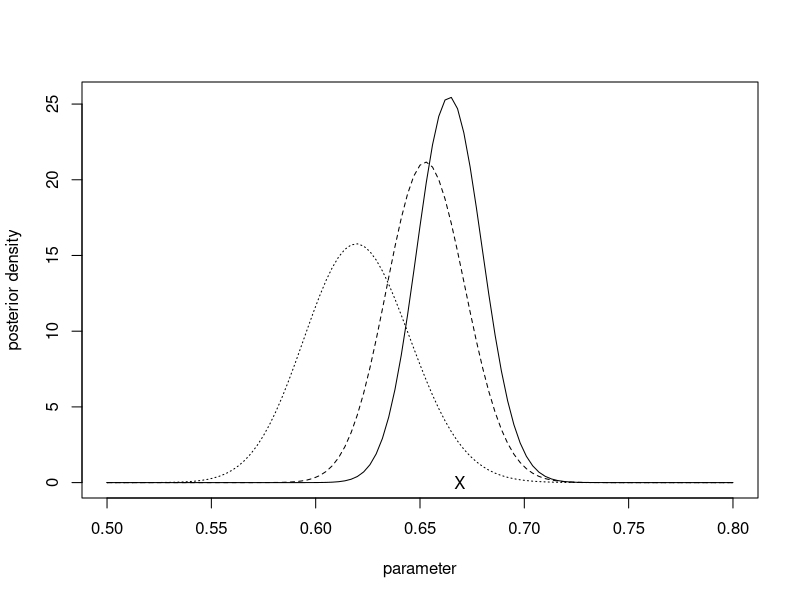
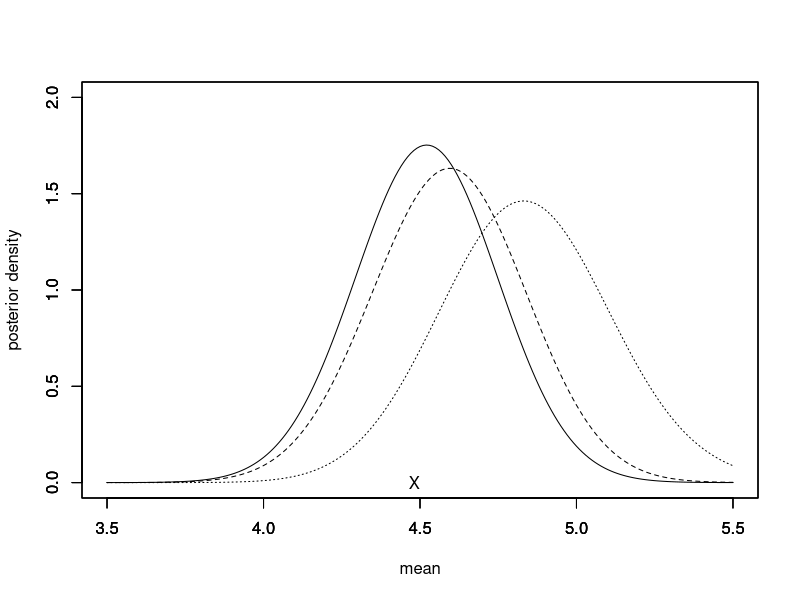
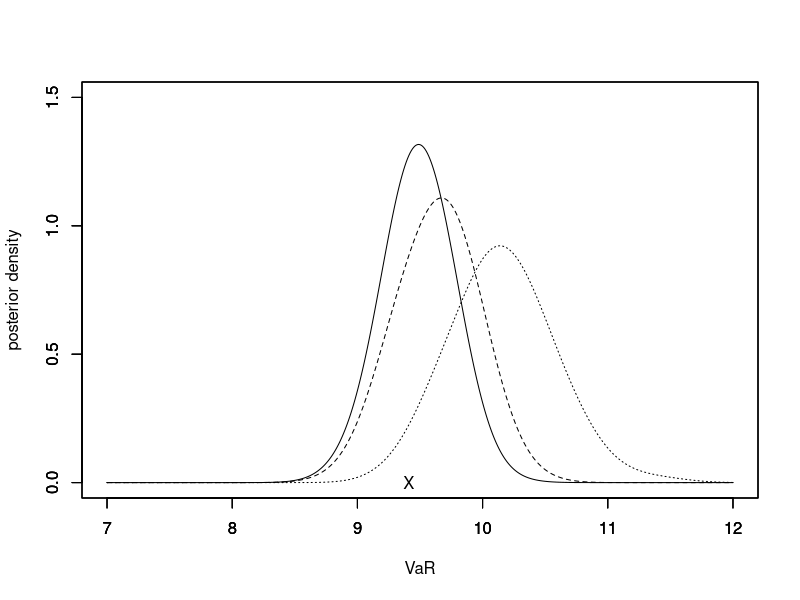
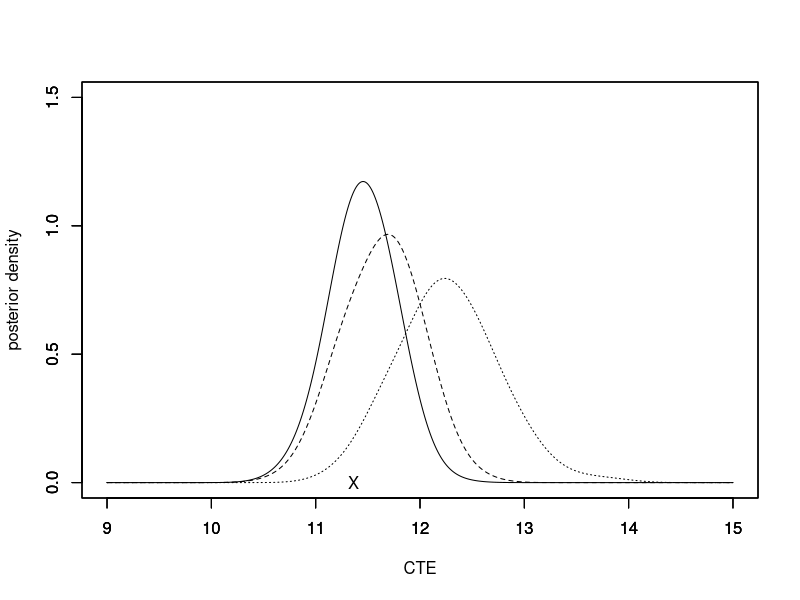

Generate these figures, in order, with R:
##-----------------------------------------------------------------------------------
## TITLE:     Model misspecification, Bayesian versus credibility estimation,
##            and Gibbs posterio
##
## AUTHORS:    L. Hong and R. Martin
##-----------------------------------------------------------------------------------

#Information to generate datasets. 

set.seed(53)
alpha <- 3
lambda <- 0.2
n <- c(600, 400, 200) #sample sizes 
N <- 500 #
h <- 0.2
X <- rlnorm(n[1], meanlog=1, sdlog=1) #log normal distribtion 
shape <- n*alpha+1
rate1 <- lambda+sum(X)
rate2 <- lambda+sum(X[1:400])
rate3 <- lambda+sum(X[1:200])
mean(X)

#---------------------------------------------------
# plots of the posterior for different sample sizes
#---------------------------------------------------

dpost1 <- function(x){dgamma(x, shape=shape[1], rate=rate1)}
curve(dpost1, from=0.5, to=0.8, xlab="parameter", ylab="posterior density", lty=1)
dpost2 <- function(x){dgamma(x, shape=shape[2], rate=rate2)}
curve(dpost2, from=0.5, to=0.8, xlab="", ylab="", lty=2, add=TRUE)
dpost3 <- function(x){dgamma(x, shape=shape[3], rate=rate3)}
curve(dpost3, from=0.5, to=0.8, xlab="", ylab="", lty=3, add=TRUE)
points(0.669 , 0, pch = "X")

#------------------------------------
# Posteriors of the predictive mean
#------------------------------------

Y1 <- rgamma(N, shape=shape[1], rate=rate1)
Y2 <- rgamma(N, shape=shape[2], rate=rate2)
Y3 <- rgamma(N, shape=shape[3], rate=rate3)

mu1 <- alpha/Y1
mu2 <- alpha/Y2
mu3 <- alpha/Y3


f1.hat <- function(x){
  y <- mean(dnorm((x-mu1)/h))/h
  return(y)
}

f2.hat <- function(x){
  y <- mean(dnorm((x-mu2)/h))/h
  return(y)
}

f3.hat <- function(x){
  y <- mean(dnorm((x-mu3)/h))/h
  return(y)
}


x <- seq(3.5, 5.5, 0.01)
y1 <- sapply(x, f1.hat)
y2 <- sapply(x, f2.hat)
y3 <- sapply(x, f3.hat)

plot(x, y1, type="l", xlim=c(3.5, 5.5), ylim=c(0, 2), lty=1, xlab="mean", ylab="posterior density")
par(new=T)
plot(x, y2, type="l", xlim=c(3.5, 5.5), ylim=c(0, 2), lty=2, xlab="", ylab="")
par(new=T)
plot(x, y3, type="l", xlim=c(3.5, 5.5), ylim=c(0, 2), lty=3, xlab="", ylab="")
par(new=T)
points(4.482 , 0, pch = "X")


#------------------
# posterior of VaR
#------------------

VaR.star <- qlnorm(0.95, meanlog=1, sdlog=1)
d <- function(x){exp(-(log(x)-1)^2/2)/(sqrt(2*pi))}
CTE.star <- integrate(d, lower=VaR.star, upper=Inf)$value/0.05

g <- function(x){
  y <- qgamma(0.95, shape=3, rate=x)
  return(y)
}
VaR1 <- sapply(Y1, g)
VaR2 <- sapply(Y2, g)
VaR3 <- sapply(Y3, g)


g1.hat <- function(x){ 
  y <- mean(dnorm((x-VaR1)/h))/h
  return(y)
}

g2.hat <- function(x){ 
  y <- mean(dnorm((x-VaR2)/h))/h
  return(y)
}

g3.hat <- function(x){ 
  y <- mean(dnorm((x-VaR3)/h))/h
  return(y)
}


x <- seq(7, 12, 0.01)
y1 <- sapply(x, g1.hat)
y2 <- sapply(x, g2.hat)
y3 <- sapply(x, g3.hat)

plot(x, y1, type="l", xlim=c(7, 12),  ylim=c(0, 1.5), lty=1, xlab="VaR", ylab="posterior density")
par(new=T)
plot(x, y2, type="l", xlim=c(7, 12), ylim=c(0, 1.5), lty=2, xlab="", ylab="")
par(new=T)
plot(x, y3, type="l", xlim=c(7, 12), ylim=c(0, 1.5), lty=3, xlab="", ylab="")
par(new=T)
points(9.411, 0, pch = "X")

#-----------------------------------
# posterior of CTE
#-----------------------------------

b <- function(theta){
  integrand<-function(x){x*dgamma(x, shape=3, rate=theta)}
  y<-integrate(integrand, lower=qgamma(0.95, 3, theta), upper=Inf)$value/0.05  
  return(y)
}

CTE1 <- sapply(Y1, b)
CTE2 <- sapply(Y2, b)
CTE3 <- sapply(Y3, b)


h1.hat<-function(x){
  y<-mean(dnorm((x-CTE1)/h))/h
  return(y)
}

h2.hat<-function(x){
  y<-mean(dnorm((x-CTE2)/h))/h
  return(y)
}

h3.hat<-function(x){
  y<-mean(dnorm((x-CTE3)/h))/h
  return(y)
}


x <- seq(9, 15, 0.01)
y1 <- sapply(x, h1.hat)
y2 <- sapply(x, h2.hat)
y3 <- sapply(x, h3.hat)

plot(x, y1, type="l", xlim=c(9, 15),  ylim=c(0, 1.5), lty=1, xlab="CTE", ylab="posterior density")
par(new=T)
plot(x, y2, type="l", xlim=c(9, 15), ylim=c(0, 1.5), lty=2, xlab="", ylab="")
par(new=T)
plot(x, y3, type="l", xlim=c(9, 15), ylim=c(0, 1.5), lty=3, xlab="", ylab="")
par(new=T)
points(11.363, 0, pch = "X")


